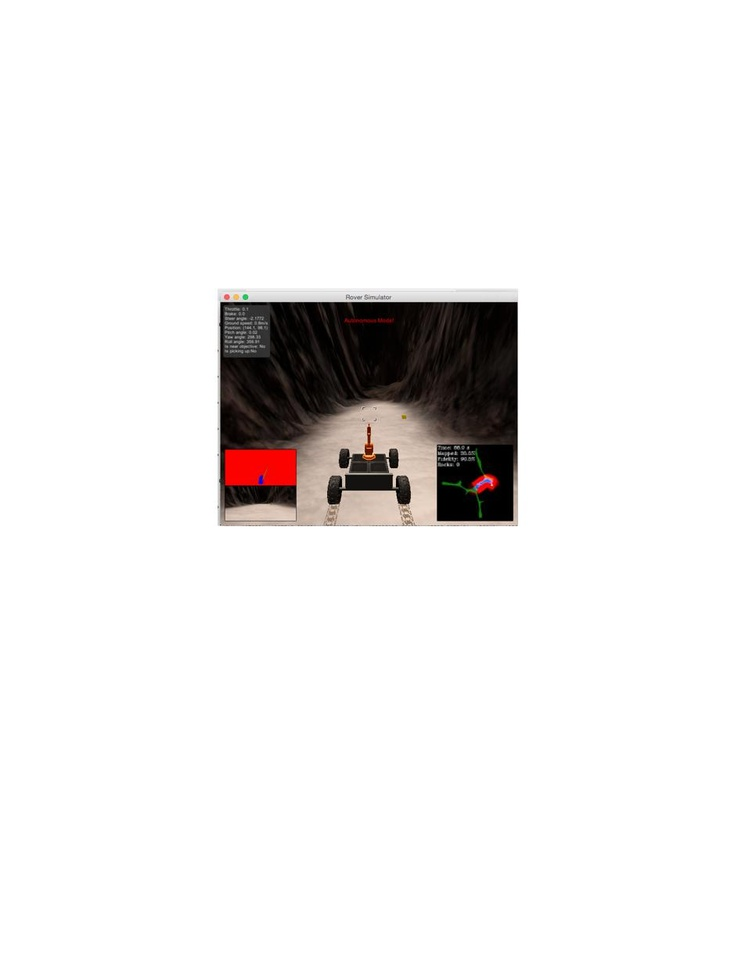
#> input picture project_images/rover_grid.jpg, 738 x 956 px, shrunk from 943 x 1221 before the run
$ python -i perception.py   (imports and definitions only)   (older library calls are emulated)
#> lines starting #> are read from the running program, lines starting #| are printed output that depends on the picture; after the words box and inside, x2 and y2 are one past the last pixel; in counts of white or black regions, pixels touching at a corner belong together
#> further down, picture is the input picture: shape (956, 738, 3); mean B, G, R 235.4, 235.9, 237.6
import numpy as np
import cv2

# Identify pixels above the threshold
# Threshold of RGB > 160 does a nice job of identifying ground pixels only
def color_thresh(img, rgb_thresh=(160,160,160)):

    # Convert BGR to HSV
#> called with rgb_thresh = (160, 160, 160)
    hsv = cv2.cvtColor(img, cv2.COLOR_BGR2HSV)
#> hsv: shape (956, 738, 3); mean H, S, V 2.3, 10.3, 237.7


    # define range of path color in HSV
    lower_path = np.array([0,0,180])
    upper_path = np.array([111,48,255])

    # define range of path color in HSV
    lower_path1 = np.array([111,0,250])
    upper_path1 = np.array([160,10,255])


    # Threshold the HSV image for paths
    path = cv2.inRange(hsv, lower_path, upper_path).astype(bool)
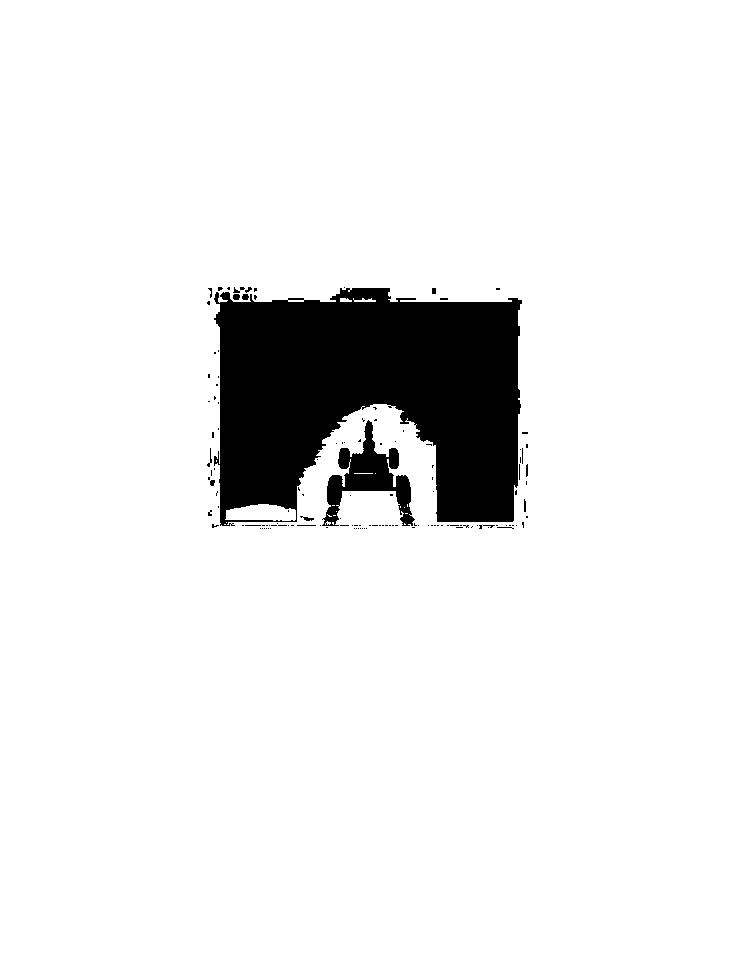
#> path: shape (956, 738) bool; 91.9% white; 132 black regions (120 under 20 px), largest, box (x1, y1, x2, y2) and area: (214, 288, 522, 526) 52639, (322, 420, 415, 526) 3527, (233, 294, 240, 300) 37
    path |= cv2.inRange(hsv, lower_path1, upper_path1).astype(bool)
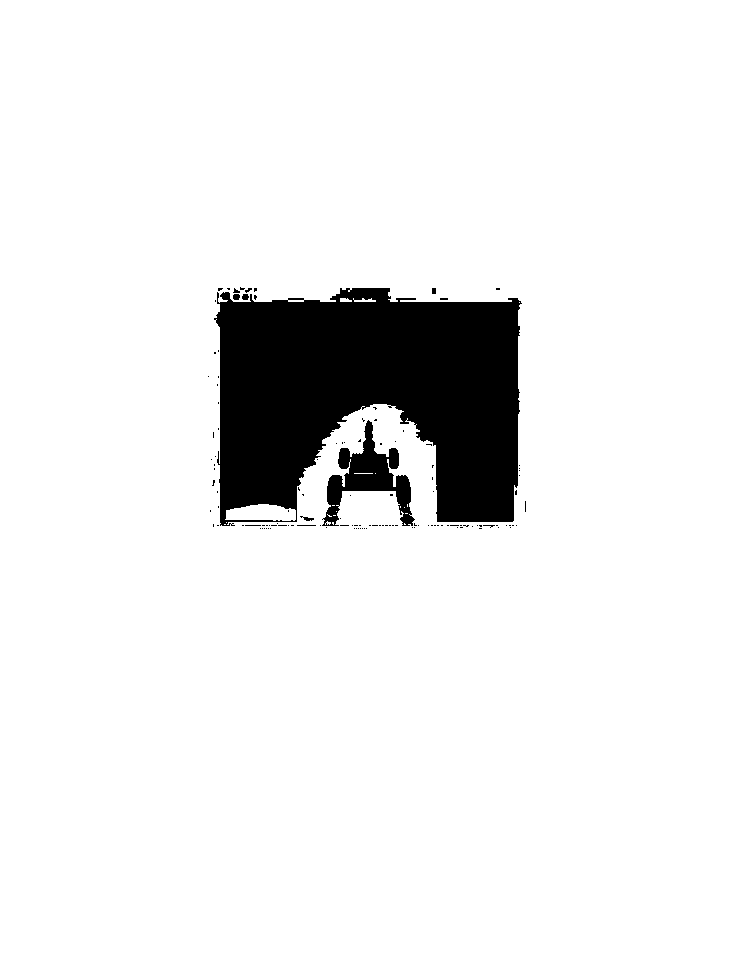
#> path: shape (956, 738) bool; 92% white; 126 black regions (119 under 20 px), largest, box (x1, y1, x2, y2) and area: (214, 288, 522, 526) 52554, (322, 420, 415, 526) 3527, (233, 294, 240, 300) 37

    ## define range of rock color in HSV
    lower_rock = np.array([10,150,110])
    upper_rock = np.array([100,255,180])

    # Threshold the HSV image for rocks
    rock = cv2.inRange(hsv, lower_rock, upper_rock).astype(bool)
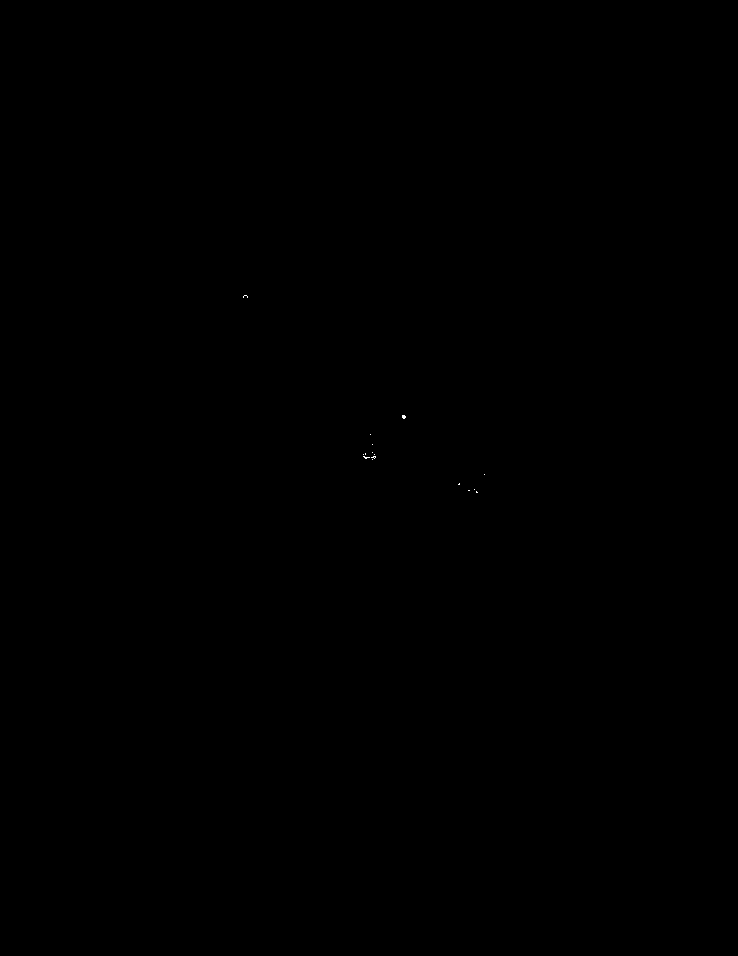
#> rock: shape (956, 738) bool; 0.01% white in thin lines or dots, all inside (x1, y1, x2, y2) = (243, 295, 485, 493)


    # we can now construct the path and obstacles vector
    # Index the array of zeros with the boolean array and set to 1
    obstacles = np.ones_like(img[:,:,0])

    obstacles[path] = 0
    obstacles[rock] = 0
    #obstacles[sky] = 0

    images = [path,obstacles,rock]

    # Return the binary images
    return images

# Define a function to convert to rover-centric coordinates
# [70 lines left out: functions rover_coords, to_polar_coords, rotate_pix, translate_pix, pix_to_world, perspect_transform and 1 more, not called in this run]


"""
This is the bulk of the perception, where the magic happens
Basic functionalily is to
    -input the camera image
    -define source and destination pixels to generate the transformation matrix
    -perform a perspective transformation with generated matrix such that camera image is aligned with an overhead view
    -update the rover object with transformed images
    -shift the perspective transform such that the zeroes align with the robots coordinate system
    -update the rover object with transformed binaries
    -perform color thresholding to seporate
       -the navigatable path
       -the obstacles
       -any rocks if present
    -update the Rover object with thresholded binaries
    -shift the navigatable path binary to polar coordinates for easy computation of steering angle
    -update the Rover object with polar coordinates

"""

# [98 lines left out: functions color_thresholding_calcs, perception_step, not called in this run]

>>> import cv2
>>> picture = cv2.imread('project_images/rover_grid.jpg')
>>> result = color_thresh(picture)
#> result = 3 items
